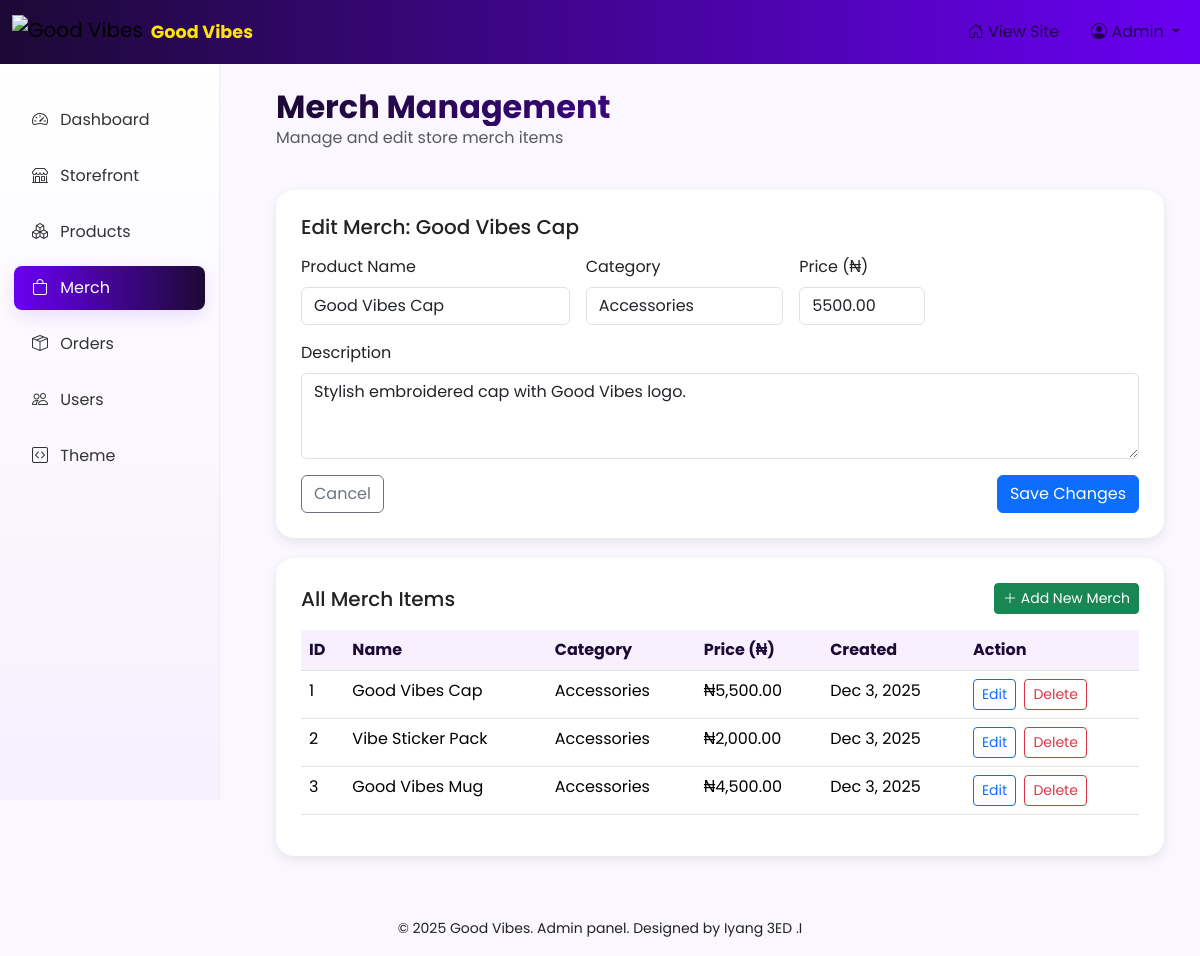
/admin/merch.php?edit=1 (signed in), run on the app's committed database.
### tables this page shows
CREATE TABLE merch (
  id INT AUTO_INCREMENT PRIMARY KEY,
  product_name VARCHAR(255) NOT NULL,
  category VARCHAR(100),
  description TEXT,
  price DECIMAL(10,2),
  image VARCHAR(255),
  created_at TIMESTAMP DEFAULT CURRENT_TIMESTAMP
);

### admin/merch.php (the view, shortened to what this page needs)
<?php
require '../db_connect.php';
$editMerch = null;
if (isset($_GET['edit'])) {
  $editId = intval($_GET['edit']);
  if ($editId > 0) {
    $stmt = $conn->prepare("SELECT * FROM merch WHERE id = ?");
    $stmt->bind_param('i', $editId);
    $stmt->execute();
    $result = $stmt->get_result();
    $editMerch = $result->fetch_assoc() ?: null;
  }
}
$merchItems = $conn->query("SELECT id, product_name, category, price, created_at FROM merch ORDER BY created_at DESC");
?>
<?php include __DIR__ . '/../theme/header.php'; ?>
<div class="container-fluid">
  <div class="row mb-4">
    <div class="col-12">
      <h2 class="mb-0">Merch Management</h2>
      <p class="text-muted">Manage and edit store merch items</p>
    </div>
  </div>
  <?php if ($editMerch): ?>
    <div class="gv-card">
      <h5 class="mb-3">Edit Merch: <?php echo htmlspecialchars($editMerch['product_name']); ?></h5>
      <form method="POST" action="">
        <div class="row g-3">
          <div class="col-md-4">
            <label class="form-label">Product Name</label>
            <input type="text" name="product_name" class="form-control" required
                   value="<?php echo htmlspecialchars($editMerch['product_name']); ?>">
          </div>
          <div class="col-md-3">
            <label class="form-label">Category</label>
            <input type="text" name="category" class="form-control"
                   value="<?php echo htmlspecialchars($editMerch['category'] ?? ''); ?>">
          </div>
          <div class="col-md-2">
            <label class="form-label">Price (₦)</label>
            <input type="number" step="0.01" name="price" class="form-control" required
                   value="<?php echo htmlspecialchars($editMerch['price']); ?>">
          </div>
          <div class="col-12">
            <label class="form-label">Description</label>
            <textarea name="description" rows="3" class="form-control"><?php echo htmlspecialchars($editMerch['description'] ?? ''); ?></textarea>
          </div>
        </div>
        <div class="mt-3 d-flex justify-content-between">
          <a href="merch.php" class="btn btn-outline-secondary">Cancel</a>
          <button type="submit" name="update_merch" class="btn btn-primary">Save Changes</button>
        </div>
      </form>
    </div>
  <?php endif; ?>
  <div class="gv-card">
    <div class="d-flex justify-content-between align-items-center mb-3">
      <h5 class="mb-0">All Merch Items</h5>
      <a href="add_merch.php" class="btn btn-success btn-sm">
        <i class="bi bi-plus-lg"></i> Add New Merch
      </a>
    </div>
    <div class="table-responsive">
      <table class="table table-hover">
        <thead>
          <tr>
            <th>ID</th>
            <th>Name</th>
            <th>Category</th>
            <th>Price (₦)</th>
            <th>Created</th>
            <th>Action</th>
          </tr>
        </thead>
        <tbody>
          <?php if ($merchItems && $merchItems->num_rows > 0): ?>
            <?php while ($merch = $merchItems->fetch_assoc()): ?>
              <tr>
                <td><?php echo $merch['id']; ?></td>
                <td><?php echo htmlspecialchars($merch['product_name']); ?></td>
                <td><?php echo htmlspecialchars($merch['category'] ?? ''); ?></td>
                <td>₦<?php echo number_format($merch['price'], 2); ?></td>
                <td><?php echo isset($merch['created_at']) ? date('M j, Y', strtotime($merch['created_at'])) : ''; ?></td>
                <td>
                  <a href="merch.php?edit=<?php echo $merch['id']; ?>" class="btn btn-sm btn-outline-primary me-1">
                    Edit
                  </a>
                  <a href="merch.php?delete=<?php echo $merch['id']; ?>"
                     class="btn btn-sm btn-outline-danger"
                     onclick="return confirm('Are you sure you want to delete this merch item?');">
                    Delete
                  </a>
                </td>
              </tr>
            <?php endwhile; ?>
          <?php else: ?>
            <tr>
              <td colspan="6" class="text-center text-muted py-4">No merch items found</td>
            </tr>
          <?php endif; ?>
        </tbody>
      </table>
    </div>
  </div>
</div>
<?php include __DIR__ . '/../theme/footer.php'; ?>

### assets/admin.css (style rules this page uses)
:root { --gv-purple: #1c0935; --gv-magenta: #6a00f4; --gv-accent: #ffe600; --gv-muted: #f6f0ff; }
body { font-family: 'Poppins', sans-serif; background: #fff; color: #222; }
.gv-card { border-radius: 14px; background: linear-gradient(180deg, #fff, #f7f3ff); padding: 24px; box-shadow: 0 8px 30px rgba(27, 0, 51, 0.06); }

### admin/merch.php (style rules this page uses)
:root { --gv-purple: #1c0935; --gv-magenta: #6a00f4; --gv-bg: #faf7ff; }
body { background: var(--gv-bg); font-family: 'Poppins', sans-serif; }
h2 { font-weight: 700; background: linear-gradient(90deg, var(--gv-purple), var(--gv-magenta)); -webkit-background-clip: text; -webkit-text-fill-color: transparent; }
.gv-card { background: #fff; border-radius: 18px; padding: 25px; box-shadow: 0 4px 12px rgba(0,0,0,0.08); margin-bottom: 20px; }
.table thead th { background-color: #f8f0ff; color: var(--gv-purple); }

### data on the page
merch: product_name "Good Vibes Cap", category "Accessories", price "5500.00", description "Stylish embroidered cap with Good Vibes logo.", id "1", price "5,500.00", created_at "Dec 3, 2025"
merch: id "2", product_name "Vibe Sticker Pack", category "Accessories", price "2,000.00", created_at "Dec 3, 2025"
merch: id "3", product_name "Good Vibes Mug", category "Accessories", price "4,500.00", created_at "Dec 3, 2025"
